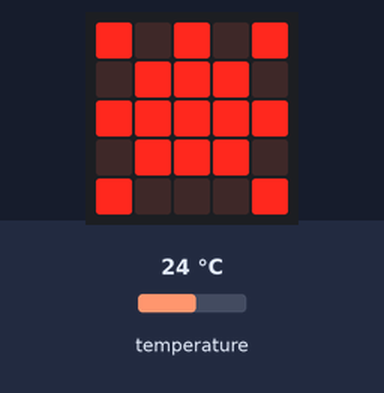
A program run on a simulated BBC micro:bit (MakeCode). Parts: the board's 5×5 LED display. The test bench sets the inputs (shaded band); at power-on: temperature 24 °C.

Above: at 1.2 s.
1.3 s: temperature set to 27.3 °C
2.8 s: temperature set to 28.5 °C
At 4.0 s:
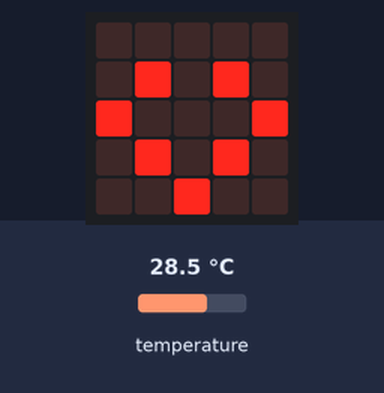
4.4 s: temperature set to 12 °C
At 5.8 s:
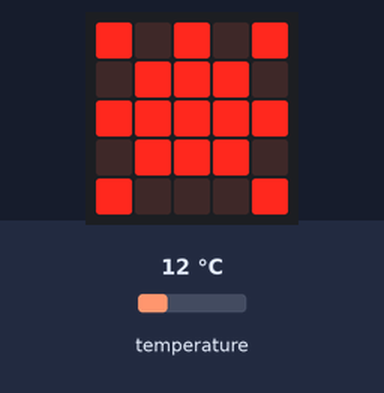
6.1 s: temperature set to 28 °C
At 7.6 s:
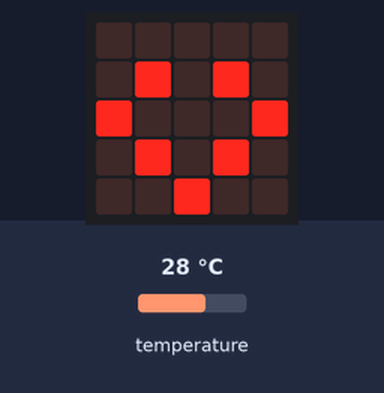
Timing chart, 0 to 8.8 s (numbered marks = the images above; inputs shaded):
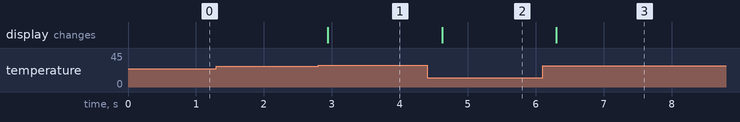

Measured:
- the behaviour switches between 27.9 and 28 °C on temperature (found by bisection; images 0 and 1)
- after the input at 1.3 s, every drawn part: stays the same
- after the input at 2.8 s, the display: changes after 0.14 s (image 1)
- after the input at 4.4 s, the display: changes after 0.22 s (image 2)
- after the input at 6.1 s, the display: changes after 0.20 s (image 3)

The program:

main.ts
```typescript
basic.forever(function () {
    if (input.temperature() < 28) {
        basic.showLeds(`
            # . # . #
            . # # # .
            # # # # #
            . # # # .
            # . . . #
            `)
    } else {
        basic.showLeds(`
            . . . . .
            . # . # .
            # . . . #
            . # . # .
            . . # . .
            `)
    }
})
```

test.ts
```typescript
// les proves van aquí; això no es compilarà quan aquest paquet s'usi com a extensió.
```
